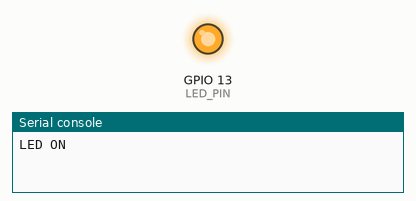
This program was run on a simulated ESP32 board running MicroPython. Parts: output pins drawn as LEDs (lit = HIGH), the last lines printed to the serial console.

Above: at 2.0 s.
At 5.0 s:
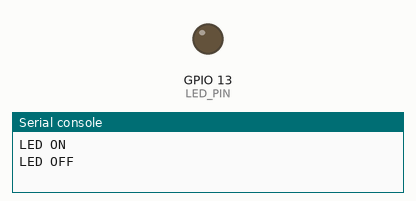
Timing chart, 0 to 7.8 s (numbered marks = the images above):
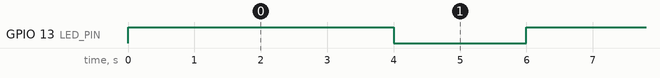

The program:

KY034_Flashing_Color_LED.py
```python
# KY-034 Automatic Flashing Color LED demo
import machine
import time

LED_PIN = machine.Pin(13, machine.Pin.OUT)

while True:
    LED_PIN.on()
    print("LED ON")
    time.sleep(4)
    LED_PIN.off()
    print("LED OFF")
    time.sleep(2)
```

Measured:
- by itself, GPIO 13 (LED_PIN): alternates HIGH for 4.0 s and LOW for 2.0 s
